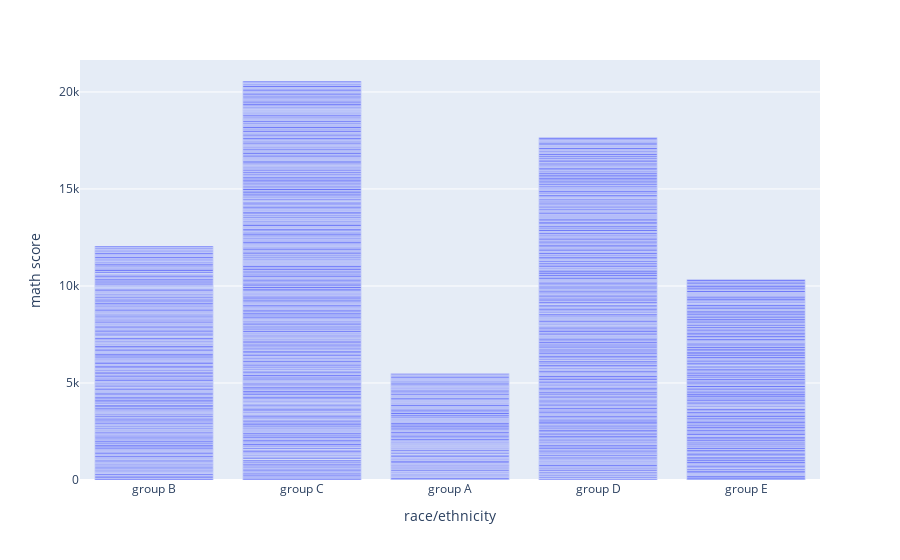

Notebook source saved alongside this figure:
### Code cell
fig2

### Figure 1 — Plotly figure (JSON) as saved in the notebook; plotly's stock layout.template omitted (floating-point values rounded to 4 significant figures; data arrays with more than 128 entries replaced by an {"elided": "..."} marker saying what was removed)
{"data": [{"hovertemplate": "race/ethnicity=%{x}<br>math score=%{y}<extra></extra>", "legendgroup": "", "marker": {"color": "#636efa", "pattern": {"shape": ""}}, "name": "", "orientation": "v", "showlegend": false, "textposition": "auto", "type": "bar", "x": {"elided": "1000 str values"}, "xaxis": "x", "y": {"elided": "1000 int values"}, "yaxis": "y"}], "layout": {"barmode": "relative", "legend": {"tracegroupgap": 0}, "margin": {"t": 60}, "xaxis": {"anchor": "y", "domain": [0, 1], "title": {"text": "race/ethnicity"}}, "yaxis": {"anchor": "x", "domain": [0, 1], "title": {"text": "math score"}}}}
